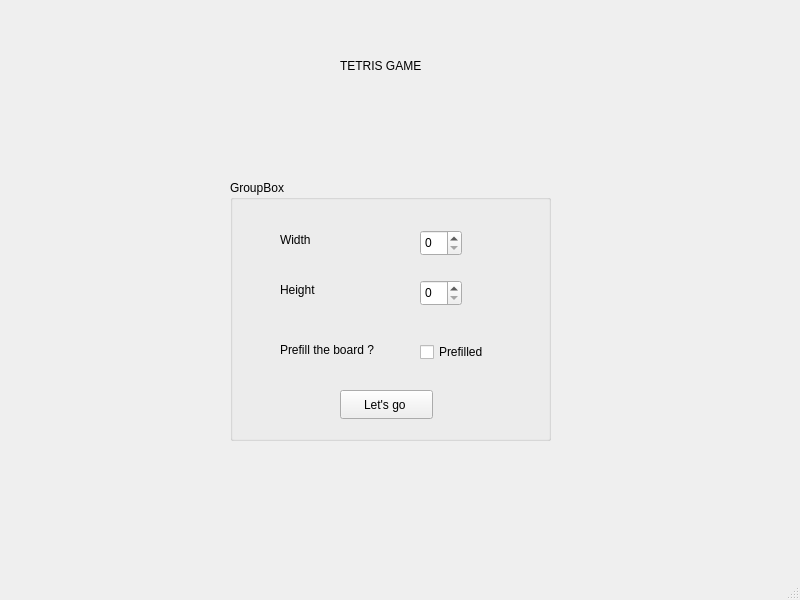
<?xml version="1.0" encoding="UTF-8"?>
<ui version="4.0">
 <class>StartWindow</class>
 <widget class="QMainWindow" name="StartWindow">
  <property name="geometry">
   <rect>
    <x>0</x>
    <y>0</y>
    <width>800</width>
    <height>600</height>
   </rect>
  </property>
  <property name="windowTitle">
   <string>MainWindow</string>
  </property>
  <widget class="QWidget" name="centralwidget">
   <widget class="QGroupBox" name="groupBox">
    <property name="geometry">
     <rect>
      <x>230</x>
      <y>180</y>
      <width>321</width>
      <height>261</height>
     </rect>
    </property>
    <property name="title">
     <string>GroupBox</string>
    </property>
    <widget class="QLabel" name="label">
     <property name="geometry">
      <rect>
       <x>50</x>
       <y>50</y>
       <width>63</width>
       <height>20</height>
      </rect>
     </property>
     <property name="text">
      <string>Width</string>
     </property>
    </widget>
    <widget class="QSpinBox" name="widthSpinBox">
     <property name="geometry">
      <rect>
       <x>190</x>
       <y>50</y>
       <width>42</width>
       <height>26</height>
      </rect>
     </property>
    </widget>
    <widget class="QLabel" name="label_2">
     <property name="geometry">
      <rect>
       <x>50</x>
       <y>100</y>
       <width>63</width>
       <height>20</height>
      </rect>
     </property>
     <property name="text">
      <string>Height</string>
     </property>
    </widget>
    <widget class="QSpinBox" name="heightSpinBox">
     <property name="geometry">
      <rect>
       <x>190</x>
       <y>100</y>
       <width>42</width>
       <height>26</height>
      </rect>
     </property>
    </widget>
    <widget class="QLabel" name="label_3">
     <property name="geometry">
      <rect>
       <x>50</x>
       <y>160</y>
       <width>131</width>
       <height>20</height>
      </rect>
     </property>
     <property name="text">
      <string>Prefill the board ? </string>
     </property>
    </widget>
    <widget class="QCheckBox" name="checkBoxPrefilled">
     <property name="geometry">
      <rect>
       <x>190</x>
       <y>160</y>
       <width>91</width>
       <height>24</height>
      </rect>
     </property>
     <property name="text">
      <string>Prefilled</string>
     </property>
    </widget>
    <widget class="QPushButton" name="playButton">
     <property name="geometry">
      <rect>
       <x>110</x>
       <y>210</y>
       <width>93</width>
       <height>29</height>
      </rect>
     </property>
     <property name="text">
      <string>Let's go </string>
     </property>
    </widget>
   </widget>
   <widget class="QLabel" name="label_4">
    <property name="geometry">
     <rect>
      <x>340</x>
      <y>20</y>
      <width>171</width>
      <height>91</height>
     </rect>
    </property>
    <property name="text">
     <string>TETRIS GAME</string>
    </property>
   </widget>
  </widget>
  <widget class="QMenuBar" name="menubar">
   <property name="geometry">
    <rect>
     <x>0</x>
     <y>0</y>
     <width>800</width>
     <height>26</height>
    </rect>
   </property>
  </widget>
  <widget class="QStatusBar" name="statusbar"/>
 </widget>
 <resources/>
 <connections/>
</ui>
